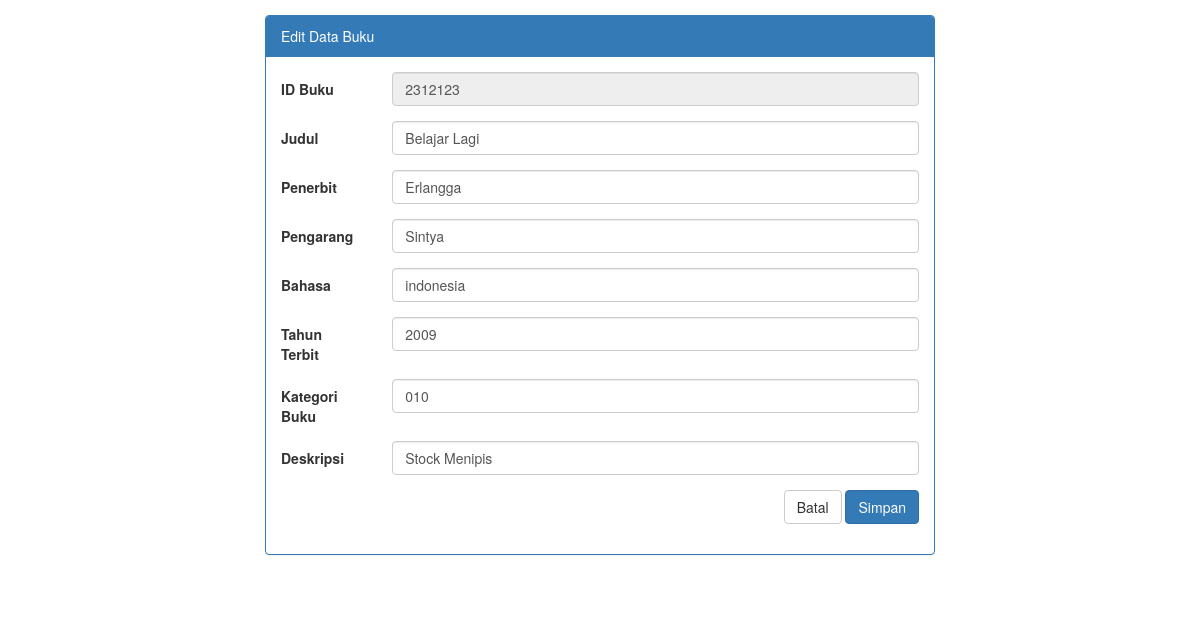
The app's page /home/formedit/2312123 with its own data.
### tables this page shows
CREATE TABLE `buku` (
  `idbuku` varchar(32) NOT NULL,
  `judul` varchar(128) NOT NULL,
  `penerbit` varchar(128) NOT NULL,
  `pengarang` varchar(128) NOT NULL,
  `bahasa` varchar(16) NOT NULL,
  `tahunterbit` int(16) NOT NULL,
  `kategoribuku` varchar(3) NOT NULL,
  `deskripsi` varchar(64) NOT NULL
);

### application/controllers/Home.php (called while the page is built, shortened)
<?php
class Home extends CI_Controller
{
	public function __construct()
	{
		$this->load->model('buku_model');
		$this->load->model('ModelKategori');
		$this->load->helper(['url_helper', 'form']);
    	$this->load->library(['form_validation', 'session']);
	}
	public function formedit($id)
	{
		$data['title'] = 'Edit Data | Test tampil Database';
		$data['db'] = $this->buku_model->edit_buku($id);
		$this->load->view('templates/header', $data);
		$this->load->view('formedit', $data);
		$this->load->view('templates/footer');
	}
}
?>

### index.php (called while the page is built, shortened)
<?php
require_once BASEPATH.'core/CodeIgniter.php';

### application/config/database.php (called while the page is built, shortened)
<?php
$db['default'] = array(
	'dsn'	=> '',
	'hostname' => 'localhost',
	'username' => 'root',
	'password' => '',
	'database' => 'perpustakaan',
	'dbdriver' => 'mysqli',
	'dbprefix' => '',
	'pconnect' => FALSE,
	'db_debug' => (ENVIRONMENT !== 'production'),
	'cache_on' => FALSE,
	'cachedir' => '',
	'char_set' => 'utf8',
	'dbcollat' => 'utf8_general_ci',
	'swap_pre' => '',
	'encrypt' => FALSE,
	'compress' => FALSE,
	'stricton' => FALSE,
	'failover' => array(),
	'save_queries' => TRUE
);

### application/models/Buku_model.php (called while the page is built, shortened)
<?php
class Buku_model extends CI_Model
{
	public function edit_buku($id)
	{
		$query = $this->db->get_where('buku', ['idbuku' => $id]);
		return $query->row();
	}
}
?>

### application/views/formedit.php (the view, shortened to what this page needs)
<section class="container-fluid">
	<div class="row">
		<div class="form-input clearfix">
			<div class="col-md-12">
				<div class="panel panel-primary">
					<div class="panel-heading">Edit Data Buku</div>
					<div class="panel-body">
						<?php echo form_open('home/updatebuku/'.$db->idbuku, ['class' => 'form-horizontal', 'method' => 'post']); ?>
							<div class="form-group <?php echo (form_error('idbuku') != '') ? 'has-error has-feedback' : '' ?>">
								<label for="idbuku" class="control-label col-sm-2">ID Buku </label>
								<div class="col-sm-10">
									<input type="text" class="form-control" name="idbuku" value="<?php echo set_value('idbuku', $db->idbuku); ?>" readonly>
								</div>
							</div>
							<div class="form-group">
								<label for="judul" class="control-label col-sm-2">Judul </label>
								<div class="col-sm-10">
									<input type="text" class="form-control" name="judul" value="<?php echo set_value('judul', $db->judul); ?>">
								</div>
							</div>
							<div class="form-group">
								<label for="penerbit" class="control-label col-sm-2">Penerbit </label>
								<div class="col-sm-10">
									<input type="text" class="form-control" name="penerbit" value="<?php echo set_value('tahun', $db->penerbit); ?>">
								</div>
							</div>
							<div class="form-group">
								<label for="pengarang" class="control-label col-sm-2">Pengarang </label>
								<div class="col-sm-10">
									<input type="text" class="form-control" name="pengarang" value="<?php echo set_value('pengarang', $db->pengarang); ?>">
								</div>
							</div>
							<div class="form-group">
								<label for="bahasa" class="control-label col-sm-2">Bahasa </label>
								<div class="col-sm-10">
									<input type="text" class="form-control" name="bahasa" value="<?php echo set_value('bahasa', $db->bahasa); ?>">
								</div>
							</div>
							<div class="form-group">
								<label for="tahunterbit" class="control-label col-sm-2">Tahun Terbit </label>
								<div class="col-sm-10">
									<input type="text" class="form-control" name="tahunterbit" value="<?php echo set_value('tahunterbit', $db->tahunterbit); ?>">
								</div>
							</div>
							<div class="form-group">
								<label for="kategoribuku" class="control-label col-sm-2">Kategori Buku </label>
								<div class="col-sm-10">
									<input type="text" class="form-control" name="kategoribuku" value="<?php echo set_value('kategoribuku', $db->kategoribuku); ?>">
								</div>
							</div>
							<div class="form-group">
								<label for="deskripsi" class="control-label col-sm-2">Deskripsi </label>
								<div class="col-sm-10">
									<input type="textarea" class="form-control" name="deskripsi" value="<?php echo set_value('deskripsi', $db->deskripsi); ?>">
								</div>
							</div>
							<div class="form-group">
								<div class="btn-form col-sm-12">
									<a href="<?php echo base_url('home/lihatdata'); ?>"><button type="button" class='btn btn-default'>Batal</button></a>
									<button type="submit" class='btn btn-primary'>Simpan</button>
								</div>
							</div>
						<?php echo form_close(); ?>
					</div>
				</div>
			</div>
		</div>
	</div>
</section>

### application/views/templates/header.php (style rules this page uses)
.container-fluid { padding: 15px; }
.control-label { text-align: left !important; }
.form-input { max-width: 700px; margin: 0 auto; }
.btn-form { text-align: right; }

### records on screen
buku: idbuku "2312123", judul "Belajar Lagi", penerbit "Erlangga", pengarang "Sintya", bahasa "indonesia", tahunterbit "2009", kategoribuku "010", deskripsi "Stock Menipis"
